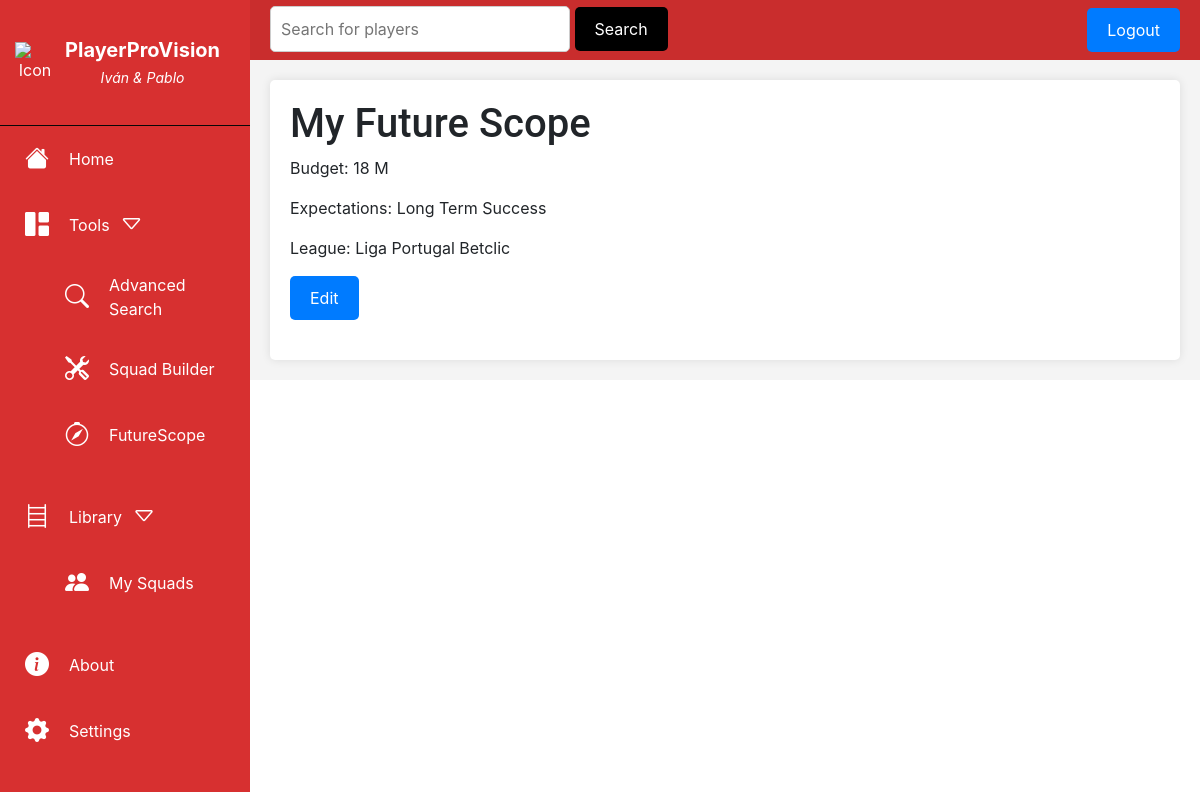
Page /futureScope/ (signed in) on the earlier database version.
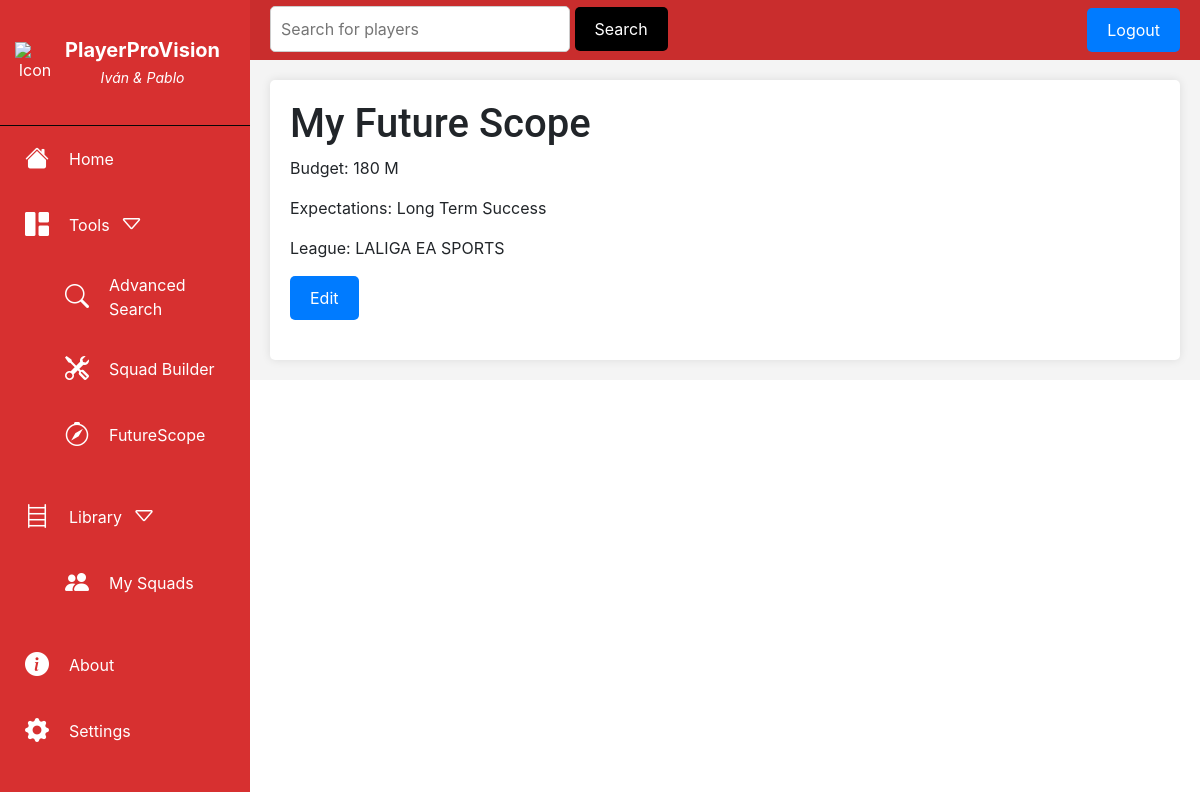
Same page on the later database version.
### smartscore/models.py (models this page shows, shortened)
class UserProfile(models.Model):
    user = models.OneToOneField(User, on_delete=models.CASCADE)
    squads = models.ManyToManyField(Squad)
    budget = models.IntegerField(default=100)
    league = models.CharField(max_length=100, blank=True, null=True)
    expectations = models.IntegerField(default=1)

### smartscore/views.py (the view)
# urls.py: path('futureScope/', views.futureScope, name='futureScope'),
@login_required(login_url='login')
def futureScope(request):
    leagues = League.objects.all().order_by('country_league', 'name')
    countries = set(league.country_league for league in leagues)
    context = {
        'leagues': leagues,
        'countries': countries,
    }
    user_profile = request.user.userprofile
    if user_profile.league:
        context['budget'] = user_profile.budget
        context['selected_league'] = user_profile.league
        context['selected_expectations'] = user_profile.expectations
    return render(request, 'futureScope.html', context)

### smartscore/templates/futureScope.html (shortened to what this page needs)
{% extends "base.html" %}
{% load static %}
{% block content %}
    {% if not selected_league %}
    <h1>Future Scope</h1>
    <div class="smartScore-container">
        <form id="future-scope-form" method="post">
            {% csrf_token %}
            <label for="transfer-budget">Transfer Budget:</label>
            <input type="number" id="transfer-budget" name="transfer-budget" maxlength="4">
            <label>M€</label><br><br>
            <select id="country-select">
                <option value="" selected disabled>Select Country</option>
                {% for country in countries %}
                    <option value="{{ country }}">{{ country }}</option>
                {% endfor %}
            </select><br><br>
            <select id="league-select" disabled>
                <option value="" selected disabled>Select League</option>
                {% for league in leagues %}
                    <option value="{{ league.name }}" data-country="{{ league.country_league }}">{{ league.name }}</option>
                {% endfor %}
            </select><br><br>
            <select id="expectations" name="expectations">
                <option value="">Select Expectations</option>
                <option value="0">Short Term Success</option>
                <option value="1">Balanced Approach</option>
                <option value="2">Long Term Success</option>
            </select><br><br>
            <input type="submit" class="primary-default-btn" value="Save">
        </form>
    </div>
    {% else %}
        <div class="smartScore-results">
            <h1>My Future Scope</h1>
            {% if not selected_league %}
                <p>No future scope has been set</p>
            {% else %}
                <p>Budget: {{ budget }} M</p>
                <p>Expectations:
                    {% if selected_expectations == 0 %}
                        Short Term Success
                    {% elif selected_expectations == 1 %}
                        Balanced Approach
                    {% elif selected_expectations == 2 %}
                        Long Term Success
                    {% else %}
                        Not specified
                    {% endif %}
                </p>
                <p>League: {{ selected_league }}</p>
                <form action="{% url 'edit_futureScope' %}" method="get">
                    <button class ="primary-default-btn" type="submit">Edit</button>
                </form>
            {% endif %}
        </div>
    {% endif %}
{% endblock %}

Differences in the rows shown:
changed UserProfile: league "Liga Portugal Betclic" → "LALIGA EA SPORTS"
Other differences:
{{ budget }}: "18" → "180"
